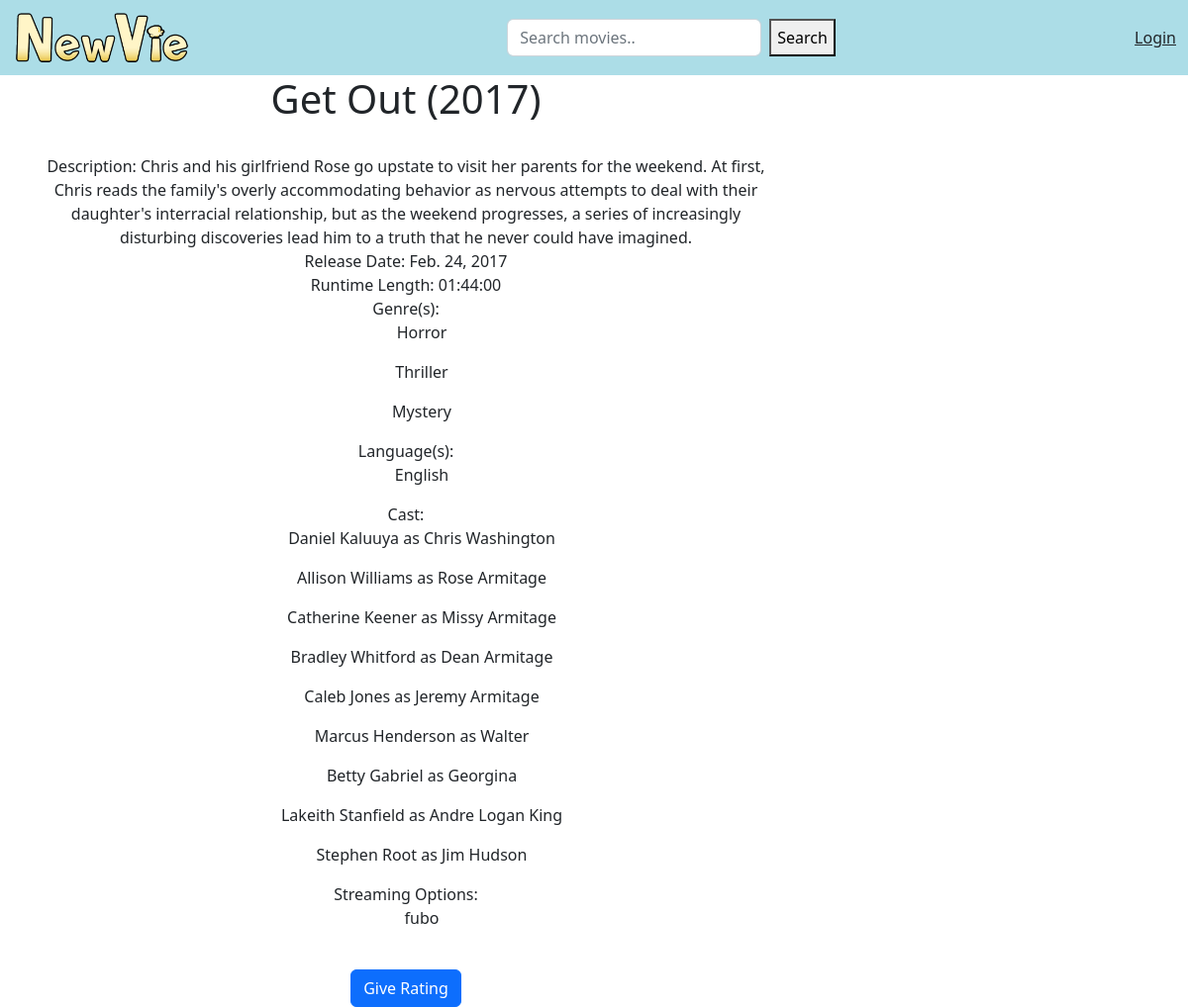
The app's page /show_movie/3 with its own data.
### app/models.py (models this page shows)
class Movie(models.Model):
    title = models.CharField(max_length=150)
    description = models.TextField()
    release_date = models.DateField()
    runtime_length = models.CharField(max_length=8) #HH:MM:SS
    genres = models.ManyToManyField(Genre)
    languages = models.ManyToManyField(Language)
    cast_members = models.ManyToManyField(Cast)
    streaming_options = models.ManyToManyField(StreamingOption, blank=True)
    tmdb_id = models.IntegerField()
    def __str__(self):
        return self.title + " (" + str(self.release_date)[:4] + ")"

class Genre(models.Model):
    genre = models.CharField(max_length=70)
    def __str__(self):
        return self.genre

class Language(models.Model):
    language = models.CharField(max_length=70)
    def __str__(self):
        return self.language

class Cast(models.Model):
    first_name = models.CharField(max_length=30)
    middle_name = models.CharField(max_length=30, blank=True)
    last_name = models.CharField(max_length=30)
    role = models.CharField(max_length=70)
    def __str__(self):
        return self.first_name + " " + self.last_name + " as " + self.role

class StreamingOption(models.Model):
    streaming_option = models.CharField('Streaming Options', max_length=70)
    def __str__(self):
        return self.streaming_option

### app/views.py (the view)
# urls.py: path('show_movie/<movie_id>', views.show_movie, name="show-movie"),
def show_movie(request, movie_id):
    movie = Movie.objects.get(pk=movie_id)
    genres = Movie.objects.get(pk=movie_id).genres.all()
    languages = Movie.objects.get(pk=movie_id).languages.all()
    cast_members = Movie.objects.get(pk=movie_id).cast_members.all()
    streaming_options = Movie.objects.get(pk=movie_id).streaming_options.all()
    return render(request, 'app/show_movie.html',
    {'movie': movie, 'genres': genres, 'languages': languages, 'cast_members': cast_members, 'streaming_options': streaming_options})

### app/templates/app/show_movie.html (shortened to what this page needs)
{% extends 'app/base.html' %}
{% block content %}
    <center>
    <h1>{{ movie }}</h1>
    <br/>
    Description: {{ movie.description }}<br/>
    Release Date: {{ movie.release_date }}<br/>
    Runtime Length: {{ movie.runtime_length }}<br/>
    Genre(s):
    {% for genre in genres %}
    <ul>{{ genre }}</ul>
    {% endfor %}
    Language(s):
    {% for language in languages %}
    <ul>{{ language }}</ul>
    {% endfor %}
    Cast:
    {% for cast_member in cast_members %}
    <ul>{{ cast_member }}</ul>
    {% endfor %}
    Streaming Options:
    {% if streaming_options %}
    {% for streaming_option in streaming_options %}
    <ul>{{ streaming_option }}</ul>
    {% endfor %}
    {% endif %}
    <br/>
    <button type="button" class="btn btn-primary" data-bs-toggle="modal" data-bs-target="#give-rating">
        Give Rating
    </button>
    </center>
{% endblock %}

### records on screen
Movie: title+release_date "Get Out (2017)", description "Chris and his girlfriend Rose go upstate to visit her parents for the weekend. At first, Chris reads the family's overly accommodating behavior as nervous attempts to deal with their daughter's interracial relationship, but as the weekend progresses, a series of increasingly disturbing discoveries lead him to a truth that he never could have imagined.", release_date "Feb. 24, 2017", runtime_length "01:44:00"
Genre: genre "Horror"
Genre: genre "Thriller"
Genre: genre "Mystery"
Language: language "English"
Cast: first_name+last_name+role "Daniel Kaluuya as Chris Washington"
Cast: first_name+last_name+role "Allison Williams as Rose Armitage"
Cast: first_name+last_name+role "Catherine Keener as Missy Armitage"
Cast: first_name+last_name+role "Bradley Whitford as Dean Armitage"
Cast: first_name+last_name+role "Caleb Jones as Jeremy Armitage"
Cast: first_name+last_name+role "Marcus Henderson as Walter"
Cast: first_name+last_name+role "Betty Gabriel as Georgina"
Cast: first_name+last_name+role "Lakeith Stanfield as Andre Logan King"
Cast: first_name+last_name+role "Stephen Root as Jim Hudson"
StreamingOption: streaming_option "fubo"
